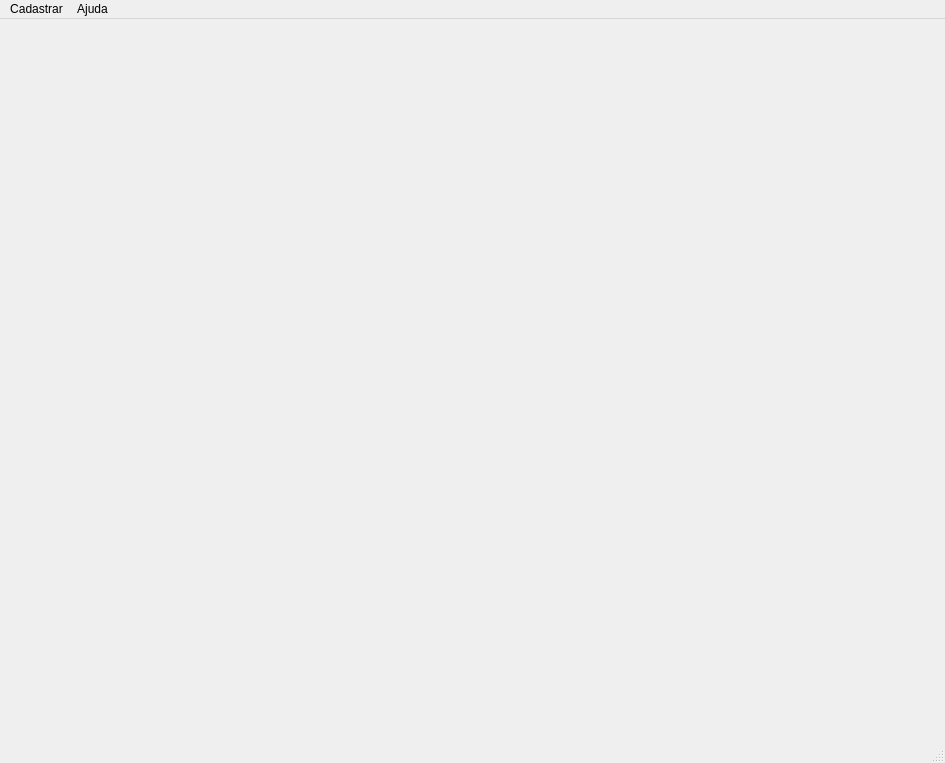
<?xml version="1.0" encoding="UTF-8"?>
<ui version="4.0">
 <class>JanelaPrincipal</class>
 <widget class="QMainWindow" name="JanelaPrincipal">
  <property name="geometry">
   <rect>
    <x>0</x>
    <y>0</y>
    <width>945</width>
    <height>763</height>
   </rect>
  </property>
  <property name="windowTitle">
   <string>MainWindow</string>
  </property>
  <widget class="QWidget" name="componente_central">
   <widget class="QWidget" name="formLayoutWidget">
    <property name="geometry">
     <rect>
      <x>0</x>
      <y>0</y>
      <width>951</width>
      <height>721</height>
     </rect>
    </property>
    <layout class="QFormLayout" name="layout_formulario"/>
   </widget>
  </widget>
  <widget class="QMenuBar" name="menu_principal">
   <property name="geometry">
    <rect>
     <x>0</x>
     <y>0</y>
     <width>945</width>
     <height>19</height>
    </rect>
   </property>
   <widget class="QMenu" name="menuCadastrar">
    <property name="title">
     <string>Cadastrar</string>
    </property>
    <addaction name="AcaoInserir"/>
    <addaction name="AcaoAlterar"/>
    <addaction name="AcaoRemover"/>
    <addaction name="AcaoPesquisar"/>
    <addaction name="separator"/>
    <addaction name="AcaoSair"/>
   </widget>
   <widget class="QMenu" name="menuSobre">
    <property name="title">
     <string>Ajuda</string>
    </property>
    <addaction name="AcaoSobre"/>
   </widget>
   <addaction name="menuCadastrar"/>
   <addaction name="menuSobre"/>
  </widget>
  <widget class="QStatusBar" name="barra_status"/>
  <action name="AcaoInserir">
   <property name="text">
    <string>Inserir</string>
   </property>
  </action>
  <action name="AcaoAlterar">
   <property name="text">
    <string>Alterar</string>
   </property>
  </action>
  <action name="AcaoRemover">
   <property name="text">
    <string>Remover</string>
   </property>
  </action>
  <action name="AcaoPesquisar">
   <property name="text">
    <string>Pesquisar</string>
   </property>
  </action>
  <action name="AcaoSair">
   <property name="text">
    <string>Sair</string>
   </property>
  </action>
  <action name="AcaoSobre">
   <property name="text">
    <string>Sobre</string>
   </property>
  </action>
 </widget>
 <resources/>
 <connections/>
</ui>
